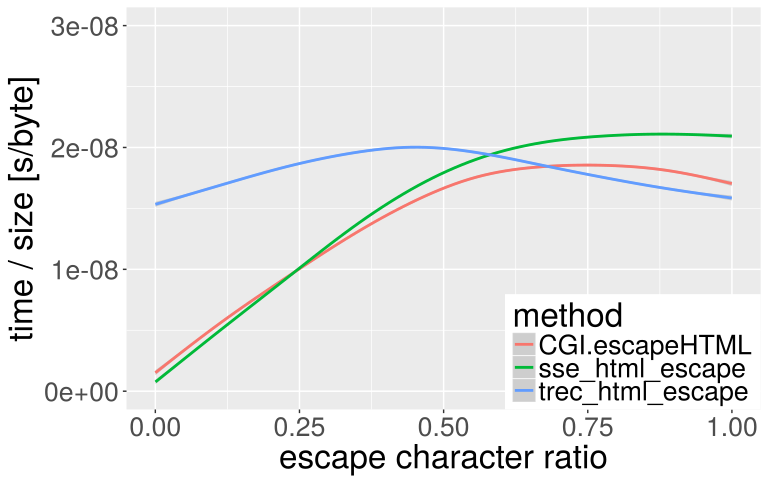

Reproduce this figure in R.
library(ggplot2)
d <- read.csv("benchmark/result.csv")
d$k <- d$time.s. / d$size.byte.
svg("benchmark/smooth.svg", width=8, height=5)
ggplot(d, aes(esc_ratio, k, color=method)) +
  geom_smooth() +
  scale_x_continuous("escape character ratio") +
  scale_y_continuous("time / size [s/byte]", limits = c(0, 3e-8)) +
  theme(
    legend.justification=c(1,0),
    legend.position=c(1,0),
    text = element_text(size=25))
